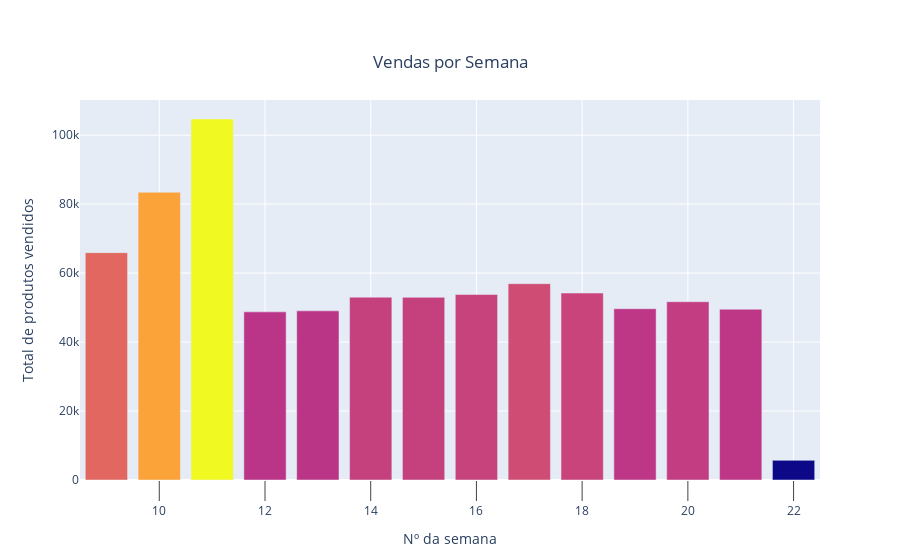
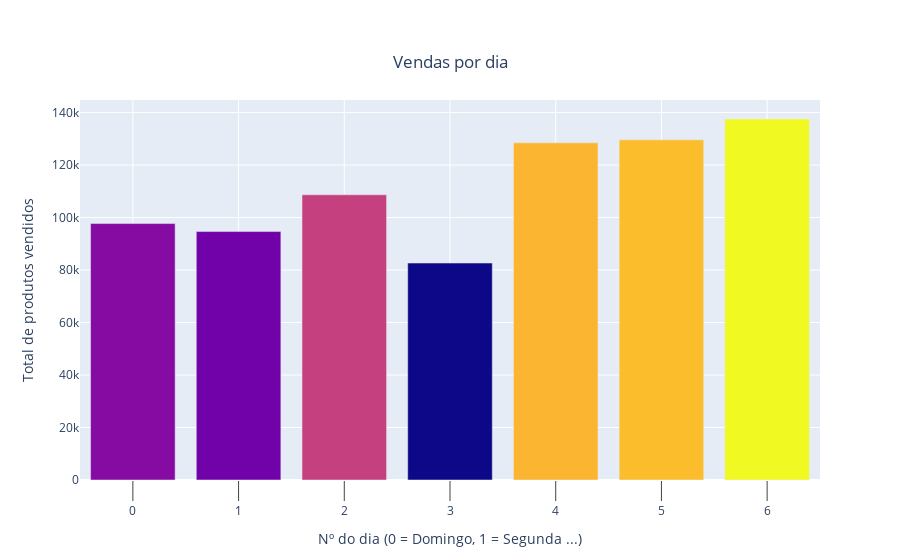

The notebook cell saved with these charts, in order:
### Markdown cell above
### Análise dos Dados - Dividimos os dados para observar com maior detalhe a distribuição da quantidade de produtos vendidos ao longo das semanas e dias.

### Code cell
df_new = dtexp.date_features(df_274_sale)
mesAgregado = pd.DataFrame(df_new.groupby("semana")["y"].sum()).reset_index().sort_values('y')
semanaAgregada = pd.DataFrame(df_new.groupby("num")["y"].sum()).reset_index().sort_values('num')
iplot(dtview.plot_dados_agregados_semana_mes(mesAgregado,tipo_agregacao='m',xaxes_title='Nº da semana',yaxis_title='Total de produtos vendidos',
                                      title='Vendas por Semana'))
iplot(dtview.plot_dados_agregados_semana_mes(semanaAgregada,xaxes_title='Nº do dia (0 = Domingo, 1 = Segunda ...)',yaxis_title='Total de produtos vendidos',
                                      title='Vendas por dia'))

### Figure 1 — Plotly figure (JSON) as saved in the notebook; plotly's stock layout.template omitted (floating-point values rounded to 4 significant figures)
{"data": [{"marker": {"color": [5704, 48754, 49051, 49524, 49670, 51694, 52958, 53006, 53799, 54212, 56917, 65922, 83431, 104673]}, "name": "Vendas por Semana", "type": "bar", "x": ["22", "12", "13", "21", "19", "20", "15", "14", "16", "18", "17", "09", "10", "11"], "y": [5704, 48754, 49051, 49524, 49670, 51694, 52958, 53006, 53799, 54212, 56917, 65922, 83431, 104673]}], "layout": {"barmode": "group", "title": {"text": "Vendas por Semana", "x": 0.5, "xanchor": "center", "y": 0.9, "yanchor": "top"}, "xaxis": {"showgrid": true, "ticklen": 20, "ticks": "outside", "tickson": "boundaries", "title": {"text": "Nº da semana"}}, "yaxis": {"title": {"text": "Total de produtos vendidos"}}}}

### Figure 2 — Plotly figure (JSON) as saved in the notebook; plotly's stock layout.template omitted (floating-point values rounded to 4 significant figures)
{"data": [{"marker": {"color": [97716, 94657, 108675, 82658, 128466, 129595, 137548]}, "name": "Vendas por dia", "type": "bar", "x": ["0", "1", "2", "3", "4", "5", "6"], "y": [97716, 94657, 108675, 82658, 128466, 129595, 137548]}], "layout": {"barmode": "group", "title": {"text": "Vendas por dia", "x": 0.5, "xanchor": "center", "y": 0.9, "yanchor": "top"}, "xaxis": {"showgrid": true, "ticklen": 20, "ticks": "outside", "tickson": "boundaries", "title": {"text": "Nº do dia (0 = Domingo, 1 = Segunda ...)"}}, "yaxis": {"title": {"text": "Total de produtos vendidos"}}}}
